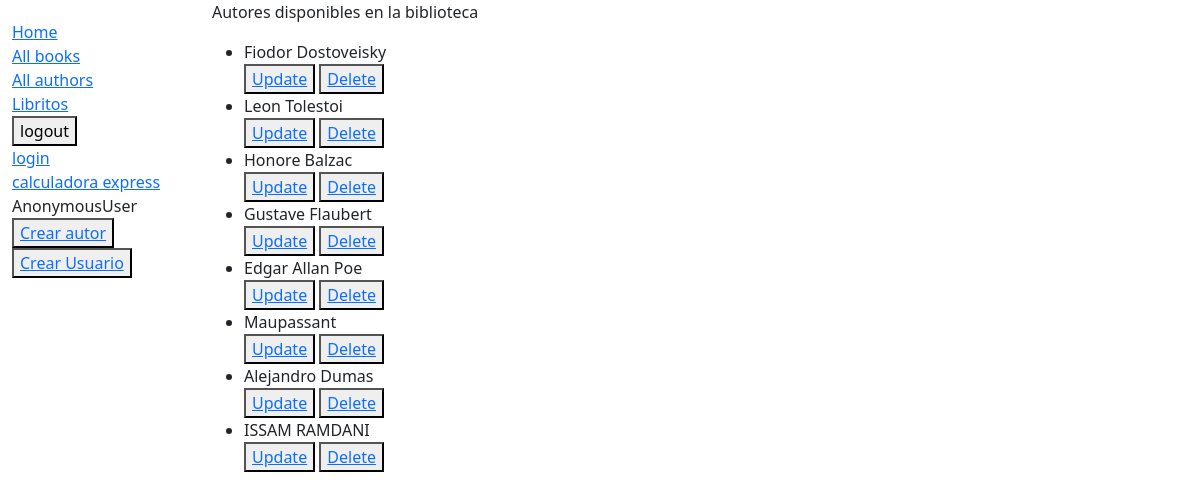
/catalog/autores/, run on an earlier commit of the app's database.
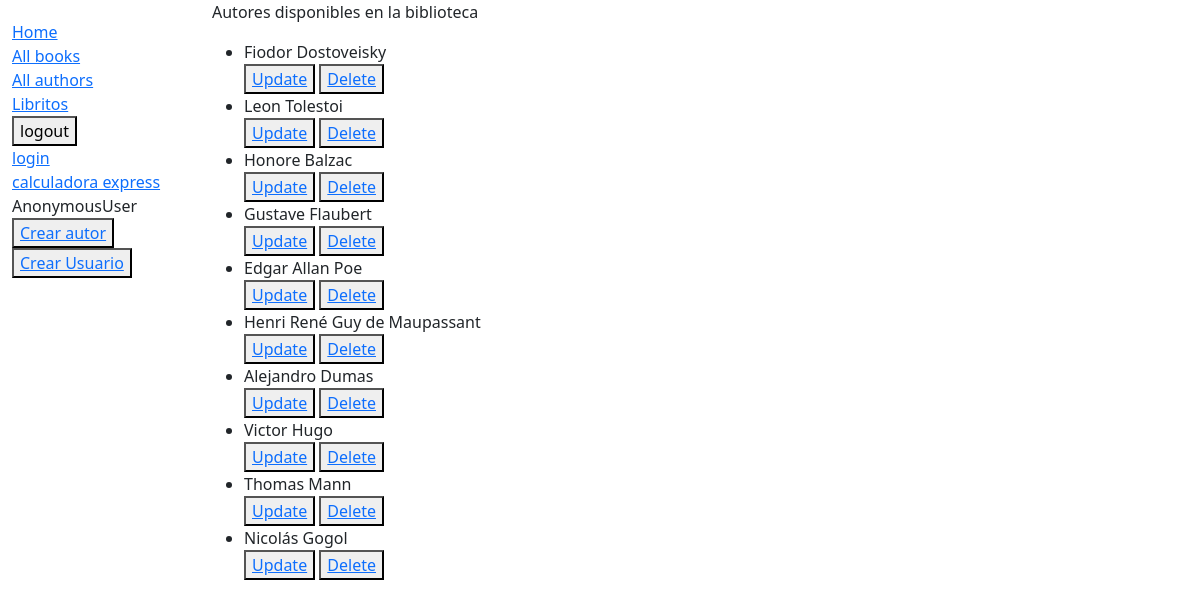
And on a later commit of the database.
### catalog/models.py (models this page shows, shortened)
class Author(models.Model):
    first_name = models.CharField(max_length=100)
    last_name = models.CharField(max_length=100)
    date_of_birth = models.DateField(null=True, blank=True)
    date_of_death = models.DateField('Died', null=True, blank=True)

### catalog/views.py (the view)
# urls.py: path('autores/',views.todosAutores,name="autores"),
def todosAutores(request):
    autores = Author.objects.all()
    contexto = {
        'numAutores':autores
    }
    return render(request,"todosAutores.html",contexto)

### catalog/templates/todosAutores.html
{% extends "base_generic.html" %}
{% block content %}
{% if  numAutores%}
<p>Autores disponibles en la biblioteca</p>
<ul>
{% for i in numAutores%}
<li >{{i.first_name}} {{i.last_name}}</li>
<button><a href="{%url 'author-update'  i.pk %}">Update</a></button>
<button><a href="{%url 'author-delete' i.pk%}">Delete</a></button>
{% endfor %}
</ul>
{% else %}
    <p>No hay autores en la biblioteca.</p>
{% endif %}
{% endblock %}

### catalog/templates/base_generic.html (shortened to what this page needs)
<!doctype html>
<html lang="en">
  <head>
    <link href="https://cdn.jsdelivr.net/npm/bootstrap@5.3.3/dist/css/bootstrap.min.css"
      rel="stylesheet"
>
    {% load static %}
    <link rel="stylesheet" href="{% static 'css/styles.css' %}" />
  </head>
  <body>
    <div class="container-fluid">
      <div class="row">
        <div class="col-sm-2">
          {% block sidebar %}
            <ul class="sidebar-nav">
              <li><a href="{% url 'index' %}">Home</a></li>
              <li><a href="">All books</a></li>
              <li><a href="{% url 'autores' %}">All authors</a></li>
              <li><a href="/catalog/libritos">Libritos</a></li>
              <form method="post" action="{% url 'logout' %}">
                <button type="submit">logout</button>
              </form>
              <li><a href="{%url 'login'%}">login</a></li>
              <li><a href="{% url 'calculadora'%}">calculadora express</a></li>
              <li>{{ user }}</li>
              <li><button><a href="{% url 'crearAutor'%}">Crear autor</a></button></li>
              <li><button><a href="{% url 'author-create'%}">Crear Usuario</a></button></li>
            </ul>
          {% endblock %}
        </div>
        <div class="col-sm-10 ">{% block content %}{% endblock %}</div>
      </div>
    </div>
  </body>
</html>

### catalog/static/css/styles.css (style rules this page uses)
.sidebar-nav { margin-top: 20px; padding: 0; list-style: none; }

What changed in the data, as far as the page shows it:
removed Author: first_name "ISSAM", last_name "RAMDANI"
changed Author: first_name "Maupassant" → "Henri René"; last_name (not shown) → "Guy de Maupassant"
added Author: first_name "Victor", last_name "Hugo"
added Author: first_name "Thomas", last_name "Mann"
added Author: first_name "Nicolás", last_name "Gogol"
